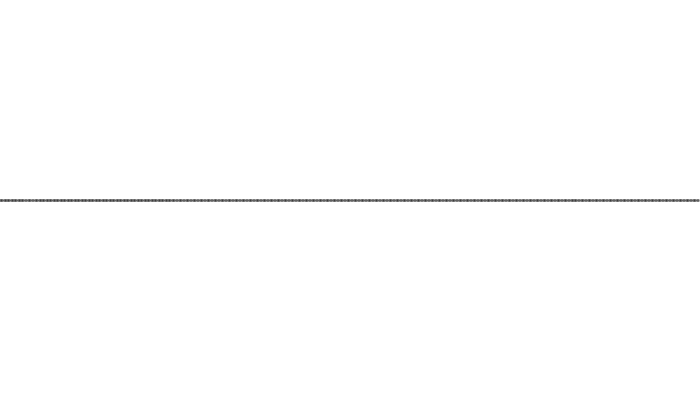
Frame 1 (no input)
Frame 60 (the mouse pressed at the canvas centre just before this capture): identical to frame 1, image omitted
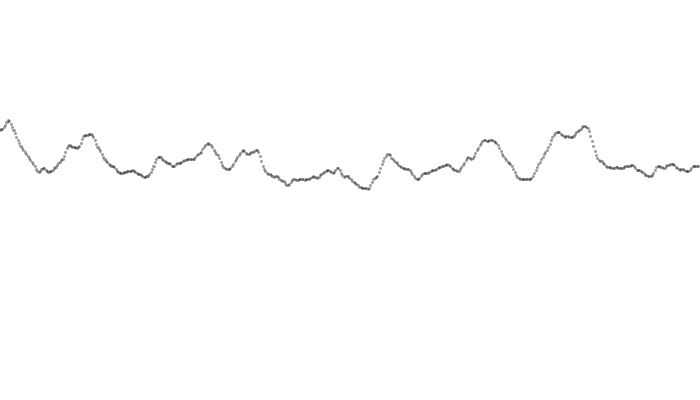
Frame 120 (the mouse held since frame 60 and released just before this capture)

The Processing sketch that drew these frames (run headless with seeded random() and noise(); from frame 60 on, the mouse is pressed at the canvas centre):

// Processing sketch: noise
// ── noise.pde
float x = 0;
float y;
float amplitude = 100.0;
float frequency = 1.0;
float limit = 5.0;
float t = 0;

void setup() {
  size(700, 400);
  strokeWeight(3);
  stroke(0, 100);
}

void draw() {
  background(255);
  frequency = mouseX*0.01;
  amplitude = mouseY*0.5;
  x = 0;
  while (x < limit) {
    y = noise(x * frequency + t);
    t = t + 0.00003;
    y = y * amplitude;
    point(x*width/limit, height*0.5 - y);
    x = x + 0.01;
  }
}
